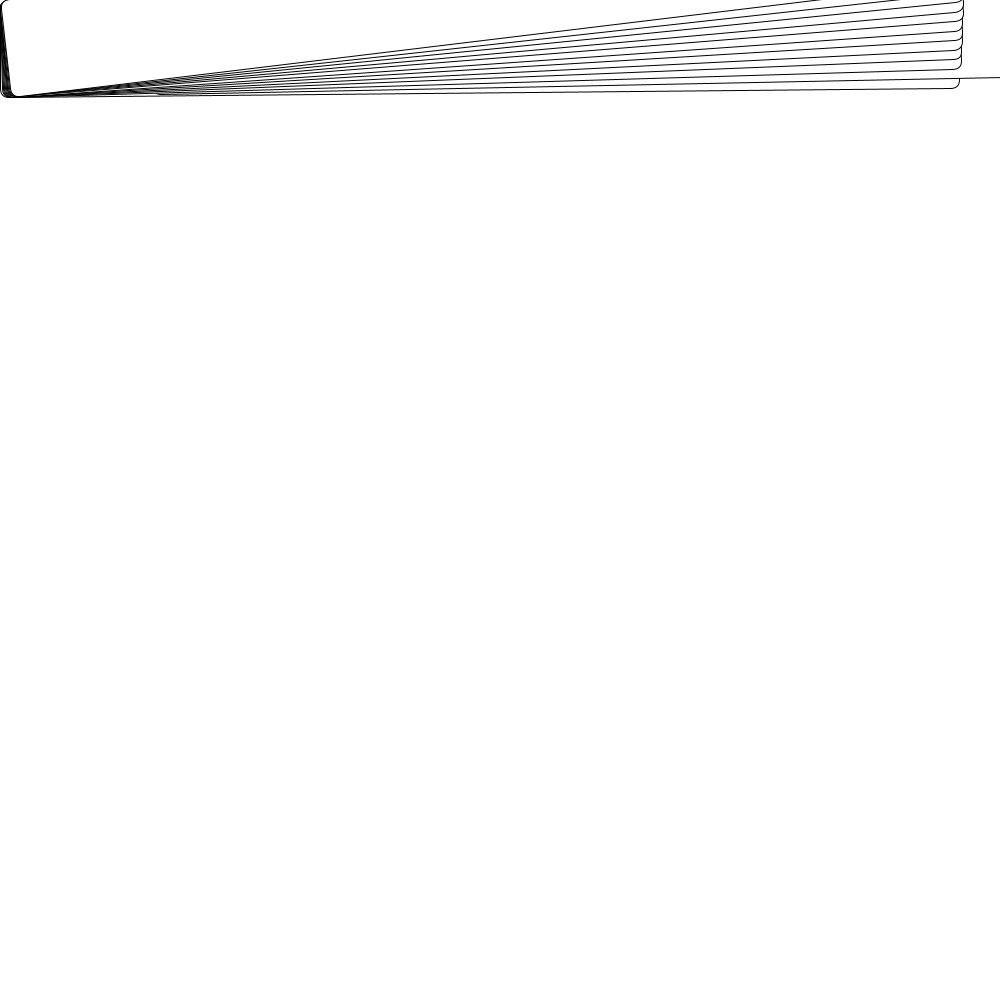
Frame 1 (no input)
Frame 60 (the mouse pressed at the canvas centre just before this capture): identical to frame 1, image omitted
Frame 120 (the mouse held since frame 60 and released just before this capture): identical to frame 1, image omitted

The Processing sketch that drew this single still picture (run headless with seeded random() and noise(); from frame 60 on, the mouse is pressed at the canvas centre):

// Processing sketch: ASG3_1_the_calendar_Piece
// ── ASG3_1_the_calendar_Piece.pde


void setup(){   
size(1000,1000);
background(255);
  }
  void draw(){
    background(255);
//january 
 rotate(-0.01);
rect(0,1,959,97,9);

//febuary 
 rotate(-0.01);

rect(151,1,959,97,9);

//march 
 rotate(-0.01);

rect(0,1,959,97,9);

//april 
 rotate(-0.01);

rect(0,1,959,97,9);

//may 
 rotate(-0.01);

rect(0,1,959,97,9);

//june 
 rotate(-0.01);

rect(0,1,959,97,9);

//july 
 rotate(-0.01);

rect(0,1,959,97,9);

//august 
 rotate(-0.01);

rect(0,1,959,97,9);

//september
 rotate(-0.01);

rect(0,1,959,97,9);

//october 
 rotate(-0.01);

rect(0,1,959,97,9);

//november
 rotate(-0.01);
rect(0,1,959,97,9);
//december
 rotate(-0.01);
rect(0,1,959,97,9);
  }
